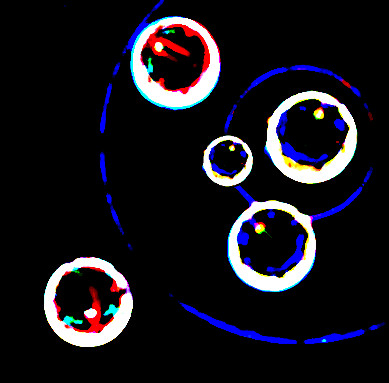
#> input picture curling_blur3_daube.jpg, 389 x 383 px
$ python mainCurling.py
#> lines starting #> are read from the running program, lines starting #| are printed output that depends on the picture; after the words box and inside, x2 and y2 are one past the last pixel; in counts of white or black regions, pixels touching at a corner belong together
#> further down, image is the input picture: shape (383, 389, 3); mean B, G, R 29.4, 22.3, 24
# import the necessary packages
import numpy as np
import cv2
import math


# Change contrast and brightness
def apply_brightness_contrast(input_img, brightness=0, contrast=0):
#> called with brightness = -106, contrast = 122
    if brightness != 0:
        if brightness > 0:
            shadow = brightness
            highlight = 255
        else:
            shadow = 0
            highlight = 255 + brightness
        alpha_b = (highlight - shadow) / 255
        gamma_b = shadow

        buf = cv2.addWeighted(input_img, alpha_b, input_img, 0, gamma_b)
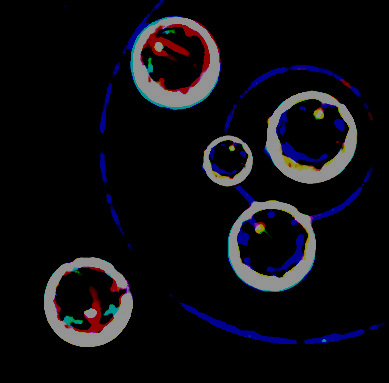
#> buf: shape (383, 389, 3); mean B, G, R 17.2, 13.1, 14
    else:
        buf = input_img.copy()

    if contrast != 0:
        f = 131 * (contrast + 127) / (127 * (131 - contrast))
        alpha_c = f
        gamma_c = 127 * (1 - f)

        buf = cv2.addWeighted(buf, alpha_c, buf, 0, gamma_c)
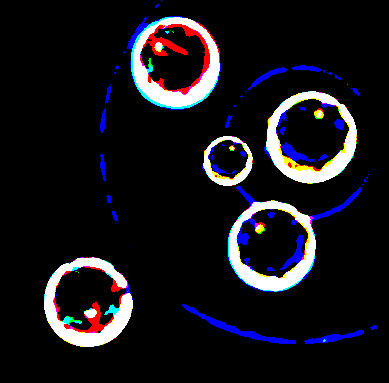
#> buf: shape (383, 389, 3); mean B, G, R 26.9, 21.2, 22.8

    return buf


daubeIndex = 0
smallestRadius = 0
indexToDistance = {}

# load the image, clone it for output, and then convert it to grayscale
image = cv2.imread("curling_blur3_daube.jpg")
# image = cv2.resize(image, (2000,2000))

# change contrast and brightness
contrast_brightness = apply_brightness_contrast(image, -106, 122)

# turn to gray
gray = cv2.cvtColor(contrast_brightness, cv2.COLOR_BGR2GRAY)
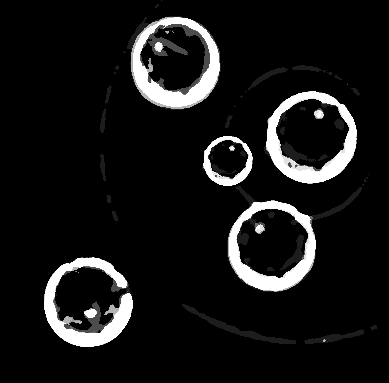
#> gray: shape (383, 389); min 0, max 255, mean 22.3
output = image.copy()

# detect circles in the image
circles = cv2.HoughCircles(gray, cv2.HOUGH_GRADIENT, 1.2, 100, param1=10, param2=20)
#> circles = [[311.4, 137.4, 45.12], [174.6, 60.6, 44.28], [87, 301.8, 44.04], [270.6, 246.6, 44.52], [126.6, 178.2, 156.8], [385.8, 207, 147.2], [288.6, 19.8, 140.2], [12.6, 216.6, 236], [388.2, 66.6, 169.7], [389.4, 310.2, 111.6], [174.6, 383.4, 75.48], [24.6, 60.6, 123.8]]
# ensure at least some circles were found
if circles is not None:
    # convert the (x, y) coordinates and radius of the circles to integers
    circles = np.round(circles[0, :]).astype("int")
#> circles = [[311, 137, 45], [175, 61, 44], [87, 302, 44], [271, 247, 45], [127, 178, 157], [386, 207, 147], [289, 20, 140], [13, 217, 236], [388, 67, 170], [389, 310, 112], [175, 383, 75], [25, 61, 124]]
    # loop over the (x, y) coordinates and radius of the circles
    i = 0
    for (x, y, r) in circles:
        if smallestRadius == 0 or r < smallestRadius:
            smallestRadius = r
            daubeIndex = i
        i = i + 1
#> this loop made 12 passes
#> (x, y, r, smallestRadius, daubeIndex) on passes 1 to 2: (311, 137, 45, 45, 0), (175, 61, 44, 44, 1)
#> after the loop, daubeIndex = 1; i = 12; smallestRadius = 44

    i = 0
    for (x, y, r) in circles:
        print(x, y, r)
        # draw the circle in the output image, then draw a rectangle
        # corresponding to the center of the circle

        if r > 40 and r < 55:
            cv2.circle(output, (x, y), r, (0, 255, 0), 2)
            cv2.rectangle(output, (x - 2, y - 2), (x + 2, y + 2), (0, 128, 255), -1)

            if i != daubeIndex:
                a = abs(circles[daubeIndex][0] - x)
                b = abs(circles[daubeIndex][1] - y)

                c = math.sqrt(a ** 2 + b ** 2)
                c = (c / r) * 12.5;
                # c = c - r - circles[daubeIndex][2]

                indexToDistance[i] = c

                cv2.putText(output, "{0:.2f}cm".format(c), (x, y), cv2.FONT_HERSHEY_SIMPLEX, 0.7, (255, 255, 255), 1)
                cv2.line(output, (circles[daubeIndex][0], circles[daubeIndex][1]), (x, y), [0, 255, 0], 2)

        i = i + 1
#> this loop made 12 passes
#> (x, y, r, a, b, c) on passes 1, 3, 4: (311, 137, 45, 136, 76, 43.28), (87, 302, 44, 88, 241, 72.89), (271, 247, 45, 96, 186, 58.14)
#| 311 137 45
#| 175 61 44
#| 87 302 44
#| 271 247 45
#| 127 178 157
#| 386 207 147
#| 289 20 140
#| 13 217 236
#> (further printed lines are left out)
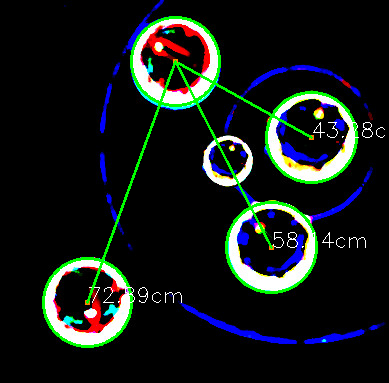
#> output: shape (383, 389, 3); 3.73% of pixels changed, all inside (x1, y1, x2, y2) = (42, 16, 385, 348)
#> after the loop, i = 12; indexToDistance = {0: 43.28, 2: 72.89, 3: 58.14}
    # show the output image
    output = cv2.resize(output, (500, 500))
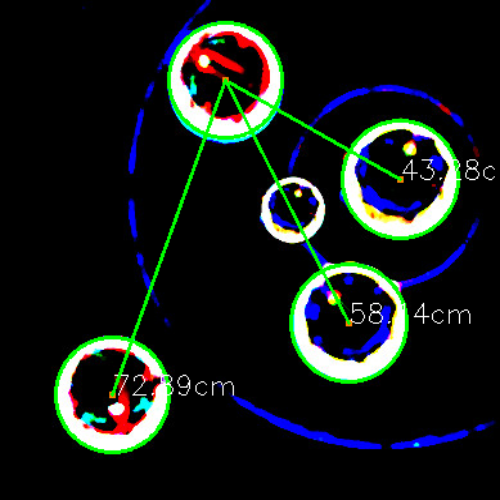
#> output: shape (500, 500, 3); mean B, G, R 25.7, 27.5, 21.2
    cv2.imshow("output", output)  # np.hstack([image, output])
    cv2.waitKey()
    print(circles[daubeIndex])
#| [175  61  44]
else:
    print("No circles found")
